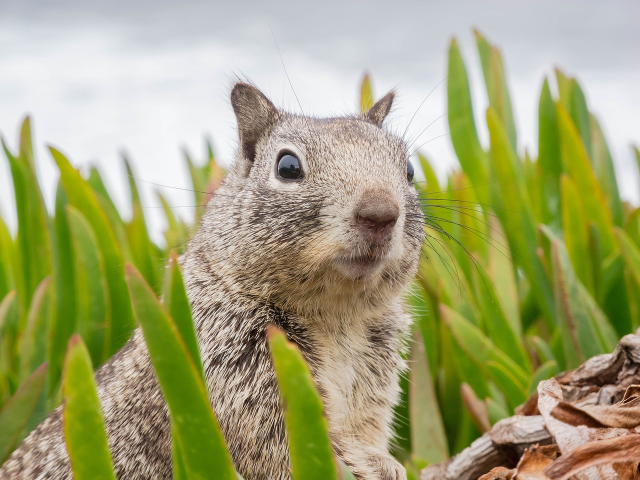
#> input picture LV6/example.png, 1280 x 960 px (shown at 1/2 size)
$ python zad2.py
#> lines starting #> are read from the running program, lines starting #| are printed output that depends on the picture
from matplotlib import pyplot as plt
from skimage.transform import resize
from skimage import color
import matplotlib.image as mpimg
import numpy as np
import joblib

filename = 'example.png'

img = mpimg.imread(filename)[:,:,:3]
#> img is the input picture: shape (960, 1280, 3) float32; mean R, G, B 0.643, 0.644, 0.462
img = color.rgb2gray(img)
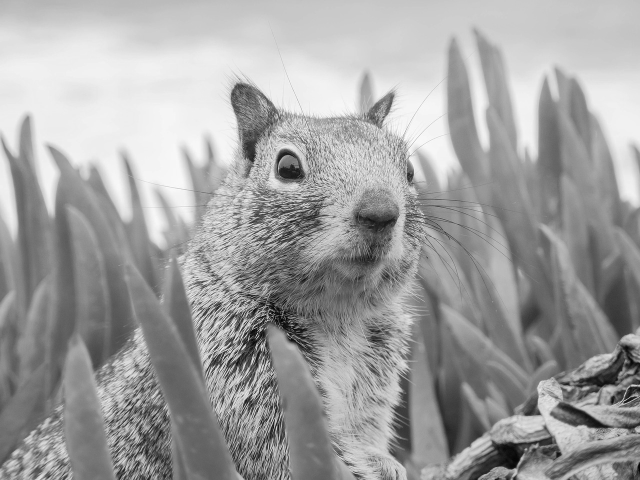
#> img: shape (960, 1280) float32 (shown at 1/2 size); min 0.00333, max 1, mean 0.631
img = resize(img, (28, 28))
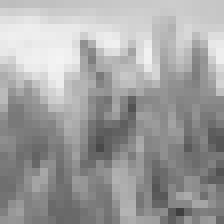
#> img: shape (28, 28) float32 (shown 8 times larger); min 0.248, max 0.957, mean 0.631

plt.figure()
plt.imshow(img, cmap=plt.get_cmap('gray'))


# TO DO: prebacite sliku u vektor odgovarajuce velicine
img = np.asarray(img)
img = np.reshape(img, (-1, 784))

img = img.astype('float32')

filename = "NN_model.sav"
#> (the run stopped early here; a loop or call above may not have finished)
